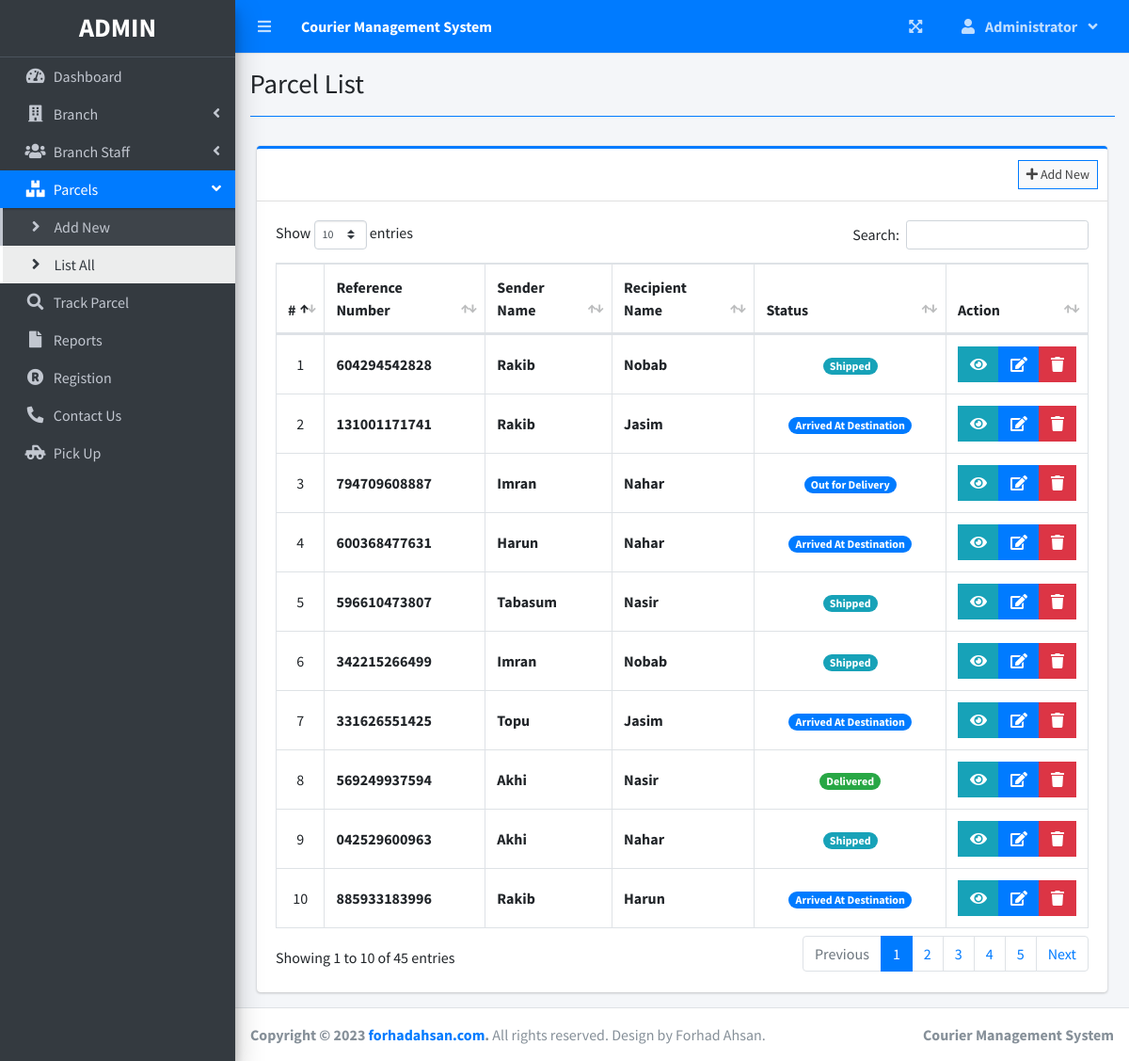
The page /index.php?page=parcel_list (signed in) on the database its author committed.
### tables this page shows
CREATE TABLE `parcels` (
  `id` int(30) NOT NULL,
  `reference_number` varchar(100) NOT NULL,
  `sender_name` text NOT NULL,
  `sender_address` text NOT NULL,
  `sender_contact` text NOT NULL,
  `recipient_name` text NOT NULL,
  `recipient_address` text NOT NULL,
  `recipient_contact` text NOT NULL,
  `type` int(1) NOT NULL COMMENT '1 = Deliver, 2=Pickup',
  `from_branch_id` varchar(30) NOT NULL,
  `to_branch_id` varchar(30) NOT NULL,
  `weight` varchar(100) NOT NULL,
  `height` varchar(100) NOT NULL,
  `width` varchar(100) NOT NULL,
  `length` varchar(100) NOT NULL,
  `price` float NOT NULL,
  `status` int(2) NOT NULL DEFAULT 0,
  `date_created` datetime NOT NULL DEFAULT current_timestamp()
);

### parcel_list.php (the view, shortened to what this page needs)
<?php include'db_connect.php' ?>
<div class="col-lg-12">
	<div class="card card-outline card-primary">
		<div class="card-header">
			<div class="card-tools">
				<a class="btn btn-block btn-sm btn-default btn-flat border-primary " href="./index.php?page=new_parcel"><i class="fa fa-plus"></i> Add New</a>
			</div>
		</div>
		<div class="card-body">
			<table class="table tabe-hover table-bordered" id="list">
				<!-- <colgroup>
					<col width="5%">
					<col width="15%">
					<col width="25%">
					<col width="25%">
					<col width="15%">
				</colgroup> -->
				<thead>
					<tr>
						<th class="text-center">#</th>
						<th>Reference Number</th>
						<th>Sender Name</th>
						<th>Recipient Name</th>
						<th>Status</th>
						<th>Action</th>
					</tr>
				</thead>
				<tbody>
					<?php
					$i = 1;
					$where = "";
					$qry = $conn->query("SELECT * from parcels $where order by  unix_timestamp(date_created) desc ");
					while($row= $qry->fetch_assoc()):
					?>
					<tr>
						<td class="text-center"><?php echo $i++ ?></td>
						<td><b><?php echo ($row['reference_number']) ?></b></td>
						<td><b><?php echo ucwords($row['sender_name']) ?></b></td>
						<td><b><?php echo ucwords($row['recipient_name']) ?></b></td>
						<td class="text-center">
							<?php
							switch ($row['status']) {
								case '1':
									echo "<span class='badge badge-pill badge-info'> Collected</span>";
									break;
								case '2':
									echo "<span class='badge badge-pill badge-info'> Shipped</span>";
									break;
								case '3':
									echo "<span class='badge badge-pill badge-primary'> In-Transit</span>";
									break;
								case '4':
									echo "<span class='badge badge-pill badge-primary'> Arrived At Destination</span>";
									break;
								case '5':
									echo "<span class='badge badge-pill badge-primary'> Out for Delivery</span>";
									break;
								case '7':
									echo "<span class='badge badge-pill badge-success'>Delivered</span>";
									break;
								case '9':
									echo "<span class='badge badge-pill badge-danger'> Unsuccessfull Delivery Attempt</span>";
									break;
								default:
									echo "<span class='badge badge-pill badge-info'> Item Accepted by Courier</span>";
									break;
							}
							?>
						</td>
						<td class="text-center">
		                    <div class="btn-group">
		                    	<button type="button" class="btn btn-info btn-flat view_parcel" data-id="<?php echo $row['id'] ?>">
		                          <i class="fas fa-eye"></i>
		                        </button>
		                        <a href="index.php?page=edit_parcel&id=<?php echo $row['id'] ?>" class="btn btn-primary btn-flat ">
		                          <i class="fas fa-edit"></i>
		                        </a>
		                        <button type="button" class="btn btn-danger btn-flat delete_parcel" data-id="<?php echo $row['id'] ?>">
		                          <i class="fas fa-trash"></i>
		                        </button>
	                      </div>
						</td>
					</tr>
				<?php endwhile; ?>
				</tbody>
			</table>
		</div>
	</div>
</div>

### parcel_list.php (style rules this page uses)
table td { vertical-align: middle !important; }

### rows shown on the page
parcels: reference_number "604294542828", sender_name "Rakib", recipient_name "Nobab", status "Shipped"
parcels: reference_number "131001171741", sender_name "Rakib", recipient_name "Jasim", status "Arrived At Destination"
parcels: reference_number "794709608887", sender_name "Imran", recipient_name "Nahar", status "Out for Delivery"
parcels: reference_number "600368477631", sender_name "Harun", recipient_name "Nahar", status "Arrived At Destination"
parcels: reference_number "596610473807", sender_name "Tabasum", recipient_name "Nasir", status "Shipped"
parcels: reference_number "342215266499", sender_name "Imran", recipient_name "Nobab", status "Shipped"
parcels: reference_number "331626551425", sender_name "Topu", recipient_name "Jasim", status "Arrived At Destination"
parcels: reference_number "569249937594", sender_name "Akhi", recipient_name "Nasir", status "Delivered"
parcels: reference_number "042529600963", sender_name "Akhi", recipient_name "Nahar", status "Shipped"
parcels: reference_number "885933183996", sender_name "Rakib", recipient_name "Harun", status "Arrived At Destination"

### other values the page prints
$_SESSION['system']['name'] "Courier Management System"
$_SESSION['login_firstname'] "Administrator"
$title "Parcel List"
